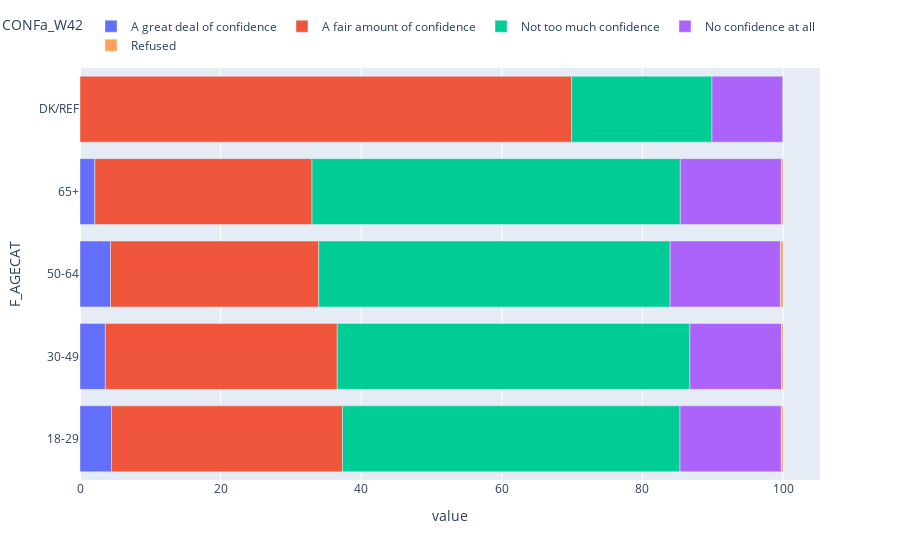

Notebook source saved alongside this figure:
### Code cell
fig = px.bar(test, x=test.columns, y=test.index )
fig2 = px.bar(test2, x=test2.columns, y=test2.index)

fig.update_layout(legend=dict(
    orientation="h",
    yanchor="bottom",
    y=1.02,
    xanchor="right",
    x=1
))

### Figure 1 — Plotly figure (JSON) as saved in the notebook; plotly's stock layout.template omitted (floating-point values rounded to 4 significant figures)
{"data": [{"alignmentgroup": "True", "hovertemplate": "CONFa_W42=A great deal of confidence<br>value=%{x}<br>F_AGECAT=%{y}<extra></extra>", "legendgroup": "A great deal of confidence", "marker": {"color": "#636efa"}, "name": "A great deal of confidence", "offsetgroup": "A great deal of confidence", "orientation": "h", "showlegend": true, "textposition": "auto", "type": "bar", "x": [4.492, 3.607, 4.34, 2.109, 0], "xaxis": "x", "y": ["18-29", "30-49", "50-64", "65+", "DK/REF"], "yaxis": "y"}, {"alignmentgroup": "True", "hovertemplate": "CONFa_W42=A fair amount of confidence<br>value=%{x}<br>F_AGECAT=%{y}<extra></extra>", "legendgroup": "A fair amount of confidence", "marker": {"color": "#EF553B"}, "name": "A fair amount of confidence", "offsetgroup": "A fair amount of confidence", "orientation": "h", "showlegend": true, "textposition": "auto", "type": "bar", "x": [32.85, 32.99, 29.62, 30.9, 69.94], "xaxis": "x", "y": ["18-29", "30-49", "50-64", "65+", "DK/REF"], "yaxis": "y"}, {"alignmentgroup": "True", "hovertemplate": "CONFa_W42=Not too much confidence<br>value=%{x}<br>F_AGECAT=%{y}<extra></extra>", "legendgroup": "Not too much confidence", "marker": {"color": "#00cc96"}, "name": "Not too much confidence", "offsetgroup": "Not too much confidence", "orientation": "h", "showlegend": true, "textposition": "auto", "type": "bar", "x": [48.01, 50.16, 49.98, 52.39, 19.96], "xaxis": "x", "y": ["18-29", "30-49", "50-64", "65+", "DK/REF"], "yaxis": "y"}, {"alignmentgroup": "True", "hovertemplate": "CONFa_W42=No confidence at all<br>value=%{x}<br>F_AGECAT=%{y}<extra></extra>", "legendgroup": "No confidence at all", "marker": {"color": "#ab63fa"}, "name": "No confidence at all", "offsetgroup": "No confidence at all", "orientation": "h", "showlegend": true, "textposition": "auto", "type": "bar", "x": [14.41, 13.03, 15.69, 14.38, 10.1], "xaxis": "x", "y": ["18-29", "30-49", "50-64", "65+", "DK/REF"], "yaxis": "y"}, {"alignmentgroup": "True", "hovertemplate": "CONFa_W42=Refused<br>value=%{x}<br>F_AGECAT=%{y}<extra></extra>", "legendgroup": "Refused", "marker": {"color": "#FFA15A"}, "name": "Refused", "offsetgroup": "Refused", "orientation": "h", "showlegend": true, "textposition": "auto", "type": "bar", "x": [0.2414, 0.2155, 0.3648, 0.2261, 0], "xaxis": "x", "y": ["18-29", "30-49", "50-64", "65+", "DK/REF"], "yaxis": "y"}], "layout": {"barmode": "relative", "legend": {"orientation": "h", "title": {"text": "CONFa_W42"}, "tracegroupgap": 0, "x": 1, "xanchor": "right", "y": 1.02, "yanchor": "bottom"}, "margin": {"t": 60}, "xaxis": {"anchor": "y", "domain": [0, 1], "title": {"text": "value"}}, "yaxis": {"anchor": "x", "domain": [0, 1], "title": {"text": "F_AGECAT"}}}}
